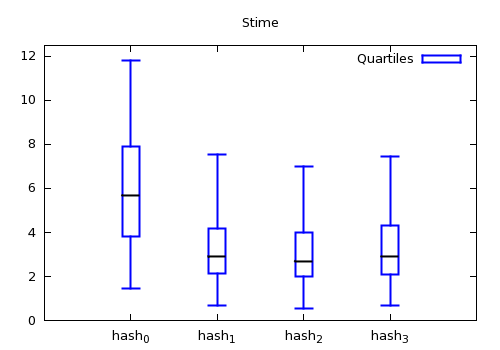

Write the gnuplot code that produced this figure.
set terminal pngcairo  transparent enhanced font "arial,10" fontscale 1.0 size 500, 350 
set output 'box_stime.png'
set boxwidth 0.2 absolute
set title "Stime" 
set xrange [ 0 : 5]
set yrange [ 0 : 12.5] 
plot 'box_stime_x08.dat' using 1:3:2:6:5:xticlabels(7) with candlesticks lt 3 lw 2 title 'Quartiles' whiskerbars,      ''                 using 1:4:4:4:4 with candlesticks lt -1 lw 2 notitle